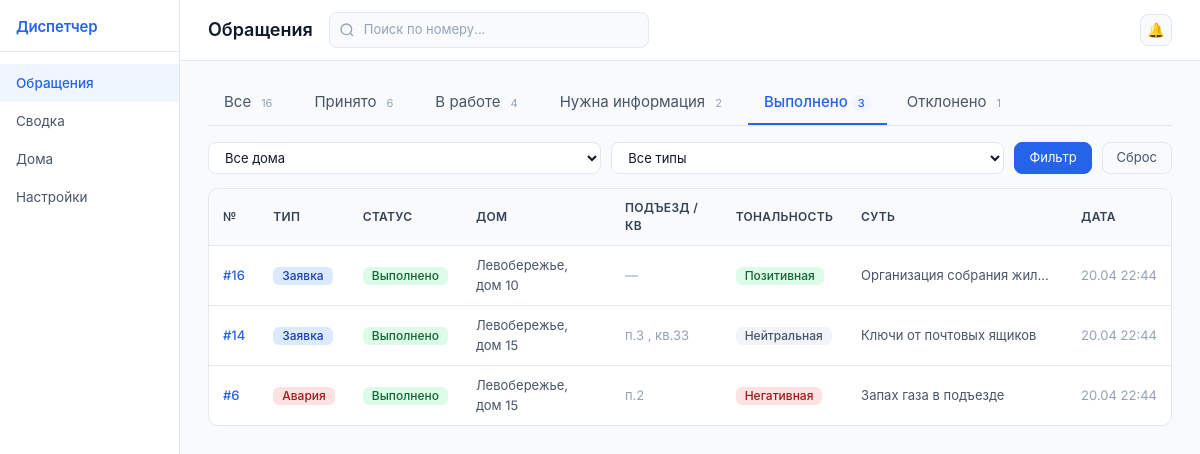
/?status=done&house=&type=&search=, run on the app's committed database.
### dispatcher/models.py (models this page shows, shortened)
class Request(models.Model):
    STATUS_ACCEPTED = "accepted"
    STATUS_IN_PROGRESS = "in_progress"
    STATUS_NEED_INFO = "need_info"
    STATUS_DONE = "done"
    STATUS_REJECTED = "rejected"
    STATUS_CHOICES = [
        (STATUS_ACCEPTED, "Принято"),
        (STATUS_IN_PROGRESS, "В работе"),
        (STATUS_NEED_INFO, "Нужна информация"),
        (STATUS_DONE, "Выполнено"),
        (STATUS_REJECTED, "Отклонено"),
    ]
    TYPE_EMERGENCY = "emergency"
    TYPE_COMPLAINT = "complaint"
    TYPE_REQUEST = "request"
    TYPE_QUESTION = "question"
    TYPE_PROPOSAL = "proposal"
    TYPE_CHOICES = [
        (TYPE_EMERGENCY, "Авария"),
        (TYPE_COMPLAINT, "Жалоба"),
        (TYPE_REQUEST, "Заявка"),
        (TYPE_QUESTION, "Вопрос"),
        (TYPE_PROPOSAL, "Предложение"),
    ]
    SENTIMENT_NEGATIVE = "negative"
    SENTIMENT_NEUTRAL = "neutral"
    SENTIMENT_POSITIVE = "positive"
    SENTIMENT_CHOICES = [
        (SENTIMENT_NEGATIVE, "Негативная"),
        (SENTIMENT_NEUTRAL, "Нейтральная"),
        (SENTIMENT_POSITIVE, "Позитивная"),
    ]
    number = models.AutoField("Номер обращения", primary_key=True)
    status = models.CharField(
        "Статус", max_length=20, choices=STATUS_CHOICES, default=STATUS_ACCEPTED
    )
    type = models.CharField("Тип", max_length=20, choices=TYPE_CHOICES)
    house = models.ForeignKey(
        House, on_delete=models.CASCADE, verbose_name="Дом", related_name="requests"
    )
    entrance = models.CharField("Подъезд", max_length=10, blank=True, default="")
    apartment = models.CharField("Квартира", max_length=10, blank=True, default="")
    text = models.TextField("Текст обращения")
    media = models.URLField("Медиа", blank=True, default="")
    contact = models.CharField("Контакт", max_length=200, blank=True, default="")
    sentiment = models.CharField(
        "Тональность", max_length=20, choices=SENTIMENT_CHOICES, default=SENTIMENT_NEUTRAL
    )
    summary = models.CharField("Суть", max_length=500, blank=True, default="")
    comment_to_resident = models.TextField("Комментарий жителю", blank=True, default="")
    internal_comment = models.TextField("Внутренний комментарий", blank=True, default="")
    resident_tg_id = models.BigIntegerField("TG ID жителя", blank=True, null=True)
    message_id = models.IntegerField("TG message_id", blank=True, null=True)
    chat_id = models.BigIntegerField("TG chat_id", blank=True, null=True)
    created_at = models.DateTimeField("Создано", auto_now_add=True)
    updated_at = models.DateTimeField("Обновлено", auto_now=True)
    class Meta:
        verbose_name = "Обращение"
        verbose_name_plural = "Обращения"
        ordering = ["-created_at"]

class House(models.Model):
    name = models.CharField("Название дома", max_length=200)
    chat_id = models.BigIntegerField("Telegram chat_id", blank=True, null=True)
    class Meta:
        verbose_name = "Дом"
        verbose_name_plural = "Дома"
        ordering = ["name"]

### dispatcher/views.py (the view)
# urls.py: path("", RequestListView.as_view(), name="request_list"),
class RequestListView(ListView):
    model = Request
    template_name = "dispatcher/request_list.html"
    context_object_name = "requests"
    paginate_by = 20
    def get_template_names(self):
        if self.request.headers.get("HX-Request"):
            return ["dispatcher/_request_table.html"]
        return [self.template_name]
    def get_queryset(self):
        qs = Request.objects.select_related("house")
        status = self.request.GET.get("status")
        if status:
            qs = qs.filter(status=status)
        house = self.request.GET.get("house")
        if house:
            qs = qs.filter(house_id=house)
        req_type = self.request.GET.get("type")
        if req_type:
            qs = qs.filter(type=req_type)
        search = self.request.GET.get("search", "").strip()
        if search:
            try:
                qs = qs.filter(number=int(search))
            except (ValueError, TypeError):
                qs = qs.none()
        return qs
    def get_context_data(self, **kwargs):
        ctx = super().get_context_data(**kwargs)
        ctx["current_status"] = self.request.GET.get("status", "")
        ctx["filter_form"] = RequestFilterForm(self.request.GET)
        ctx["search"] = self.request.GET.get("search", "")
        status_counts = dict(
            Request.objects.values_list("status").annotate(cnt=Count("pk"))
        )
        ctx["status_counts"] = {
            s: status_counts.get(s, 0) for s, _ in Request.STATUS_CHOICES
        }
        ctx["status_counts"]["all"] = Request.objects.count()
        ctx["status_choices"] = Request.STATUS_CHOICES
        return ctx

### dispatcher/forms.py
class RequestFilterForm(forms.Form):
    house = forms.IntegerField(required=False, widget=forms.Select(attrs={"class": "form-select"}))
    type = forms.CharField(required=False, widget=forms.Select(attrs={"class": "form-select"}))
    def __init__(self, *args, **kwargs):
        from dispatcher.models import House
        super().__init__(*args, **kwargs)
        self.fields["house"].widget.choices = [("", "Все дома")] + list(
            House.objects.values_list("pk", "name")
        )
        self.fields["type"].widget.choices = [("", "Все типы")] + list(Request.TYPE_CHOICES)

### dispatcher/templatetags/dispatch_tags.py (called while the page is built)
@register.filter
def get_item(dictionary, key):
    if isinstance(dictionary, dict):
        return dictionary.get(key, 0)
    return 0

### dispatcher/templates/dispatcher/request_list.html (shortened to what this page needs)
{% extends "dispatcher/base.html" %}
{% load dispatch_tags %}
{% block nav_requests %}active{% endblock %}
{% block topbar_title %}Обращения{% endblock %}
{% block content %}
<div class="status-tabs" id="status-tabs">
    <a href="{% url 'request_list' %}?house={{ request.GET.house }}&type={{ request.GET.type }}&search={{ request.GET.search }}"
       hx-get="{% url 'request_list' %}?house={{ request.GET.house }}&type={{ request.GET.type }}&search={{ request.GET.search }}"
       hx-target="#table-area" hx-swap="innerHTML" hx-push-url="true"
       hx-on::after-request="updateTabs(this)"
       class="{% if not current_status %}active{% endif %}">
        Все<span class="tab-count">{{ status_counts.all }}</span>
    </a>
    {% for status_val, status_label in status_choices %}
    <a href="?status={{ status_val }}&house={{ request.GET.house }}&type={{ request.GET.type }}&search={{ request.GET.search }}"
       hx-get="?status={{ status_val }}&house={{ request.GET.house }}&type={{ request.GET.type }}&search={{ request.GET.search }}"
       hx-target="#table-area" hx-swap="innerHTML" hx-push-url="true"
       hx-on::after-request="updateTabs(this)"
       class="{% if current_status == status_val %}active{% endif %}">
        {{ status_label }}<span class="tab-count">{{ status_counts|get_item:status_val }}</span>
    </a>
    {% endfor %}
</div>
<form method="get" class="filter-row" hx-get="{% url 'request_list' %}" hx-target="#table-area" hx-swap="innerHTML" hx-push-url="true"
      hx-on::after-request="syncTabs()">
    <select name="house">
        <option value="">Все дома</option>
    </select>
    <select name="type">
        <option value="">Все типы</option>
    </select>
    <button type="submit" class="btn btn-primary" style="padding:5px 14px;">Фильтр</button>
    <a href="{% url 'request_list' %}" class="btn btn-outline-secondary" style="padding:5px 14px;">Сброс</a>
</form>
<div id="table-area">
{% include "dispatcher/_request_table.html" %}
</div>
{% endblock %}

### dispatcher/templates/dispatcher/_request_table.html (shortened to what this page needs)
<table class="req-table">
    <thead>
        <tr>
            <th>№</th>
            <th>Тип</th>
            <th>Статус</th>
            <th>Дом</th>
            <th>Подъезд / кв</th>
            <th>Тональность</th>
            <th>Суть</th>
            <th>Дата</th>
        </tr>
    </thead>
    <tbody>
    {% for req in requests %}
        <tr data-url="{% url 'request_detail' req.pk %}" onclick="openDetail(this.dataset.url)">
            <td style="font-weight:500;color:var(--primary)" data-label="">#{{ req.number }}</td>
            <td data-label="Тип"><span class="badge badge-type-{{ req.type }}">{{ req.get_type_display }}</span></td>
            <td data-label="Статус"><span class="badge badge-status-{{ req.status }}">{{ req.get_status_display }}</span></td>
            <td data-label="Дом" style="color:var(--text-secondary)">{{ req.house.name }}</td>
            <td data-label="Адрес" style="color:var(--text-muted)">
                {% if req.entrance %}п.{{ req.entrance }}{% endif %}
                {% if req.apartment %}, кв.{{ req.apartment }}{% endif %}
                {% if not req.entrance and not req.apartment %}—{% endif %}
            </td>
            <td data-label="Тональность"><span class="badge badge-sentiment-{{ req.sentiment }}">{{ req.get_sentiment_display }}</span></td>
            <td data-label="Суть" style="color:var(--text-secondary);max-width:220px;overflow:hidden;text-overflow:ellipsis;white-space:nowrap">{{ req.summary|default:req.text }}</td>
            <td data-label="Дата" style="color:var(--text-muted);white-space:nowrap">{{ req.created_at|date:"d.m H:i" }}</td>
        </tr>
    {% endfor %}
    </tbody>
</table>

### dispatcher/templates/dispatcher/base.html (style rules this page uses)
:root { --primary: #2563EB; --primary-hover: #1D4ED8; --primary-light: #EFF6FF; --bg: #F8FAFC; --surface: #FFFFFF; --border: #E2E8F0; --text: #0F172A; --text-secondary: #475569; --text-muted: #94A3B8; --sidebar-w: 180px; --detail-w: 420px; }
* { box-sizing: border-box; }
body { background: var(--bg); color: var(--text); margin: 0; font-family: 'Inter', -apple-system, BlinkMacSystemFont, 'Segoe UI', system-ui, sans-serif; font-size: 14px; }
.status-tabs { display: flex; gap: 4px; padding: 0; margin-bottom: 16px; border-bottom: 1px solid var(--border); }
.status-tabs a { padding: 10px 16px; font-size: 15px; color: var(--text-secondary); text-decoration: none; border-bottom: 2px solid transparent; transition: color .15s, border-color .15s; }
.status-tabs a.active { color: var(--primary); border-bottom-color: var(--primary); font-weight: 500; }
.status-tabs .tab-count { font-size: 11px; background: var(--bg); color: var(--text-muted); padding: 1px 6px; border-radius: 10px; margin-left: 4px; }
.status-tabs a.active .tab-count { background: var(--primary-light); color: var(--primary); }
.filter-row { display: flex; gap: 10px; align-items: center; margin-bottom: 14px; }
.filter-row select, .filter-row input[type=text] { flex: 1; border: 1px solid var(--border); border-radius: 8px; padding: 6px 12px; font-size: 13px; background: var(--surface); color: var(--text); }
.req-table { width: 100%; background: var(--surface); border: 1px solid var(--border); border-radius: 10px; border-collapse: separate; border-spacing: 0; overflow: hidden; }
.req-table thead th { background: var(--bg); color: #334155; font-weight: 600; font-size: 12px; text-transform: uppercase; letter-spacing: .3px; padding: 10px 14px; border-bottom: 1px solid var(--border); }
.req-table tbody tr { cursor: pointer; transition: background .12s; }
.req-table td { padding: 10px 14px; border-bottom: 1px solid var(--border); font-size: 13px; vertical-align: middle; }
.req-table tbody tr:last-child td { border-bottom: none; }
.badge { border: none; font-weight: 500; border-radius: 6px; padding: 3px 9px; font-size: 12px; }
.badge-status-done { background: #DCFCE7; color: #166534; }
.badge-type-emergency { background: #FEE2E2; color: #991B1B; }
.badge-type-request { background: #DBEAFE; color: #1E40AF; }
.badge-sentiment-negative { background: #FEE2E2; color: #991B1B; }
.badge-sentiment-neutral { background: #F1F5F9; color: #475569; }
.badge-sentiment-positive { background: #DCFCE7; color: #166534; }
.btn { font-size: 13px; }
.btn-primary { background: var(--primary); border-color: var(--primary); border-radius: 8px; }
.btn-outline-secondary { border-radius: 8px; color: var(--text-secondary); border-color: var(--border); }
a { color: var(--primary); text-decoration: none; }

### data on the page
Request: number "16", type "Заявка", status "Выполнено", house.name "Левобережье, дом 10", sentiment "Позитивная", summary "Организация собрания жил…", created_at "20.04 22:44"
Request: number "14", type "Заявка", status "Выполнено", house.name "Левобережье, дом 15", entrance "3", apartment "33", sentiment "Нейтральная", summary "Ключи от почтовых ящиков", created_at "20.04 22:44"
Request: number "6", type "Авария", status "Выполнено", house.name "Левобережье, дом 15", entrance "2", sentiment "Негативная", summary "Запах газа в подъезде", created_at "20.04 22:44"

### other printed values
{{ status_counts.all }} "16"
{{ status_label }} "Принято" "В работе" "Нужна информация" "Выполнено" "Отклонено"
{{ status_counts|get_item:status_val }} "6" "4" "2" "3" "1"
